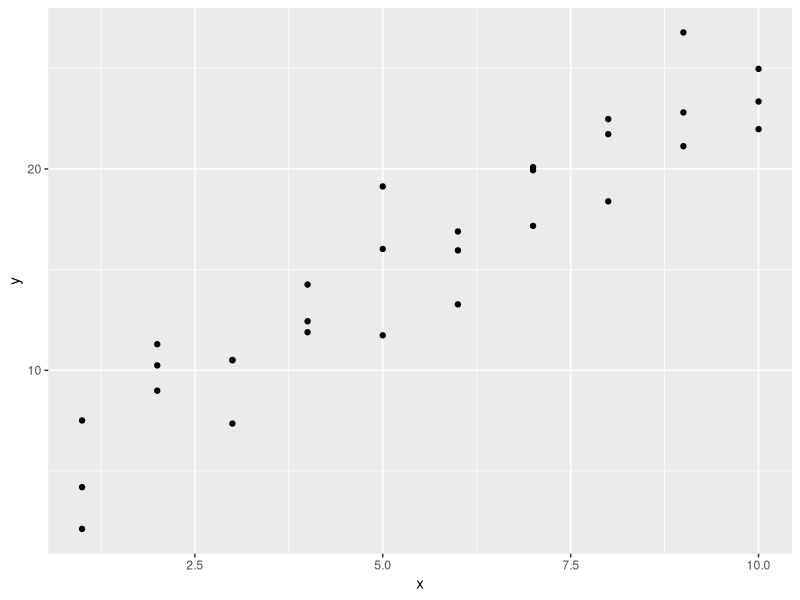
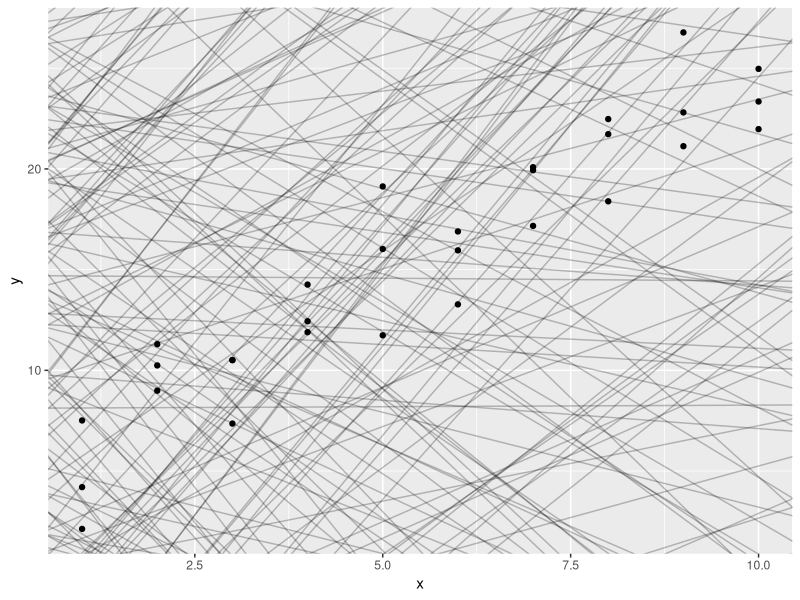
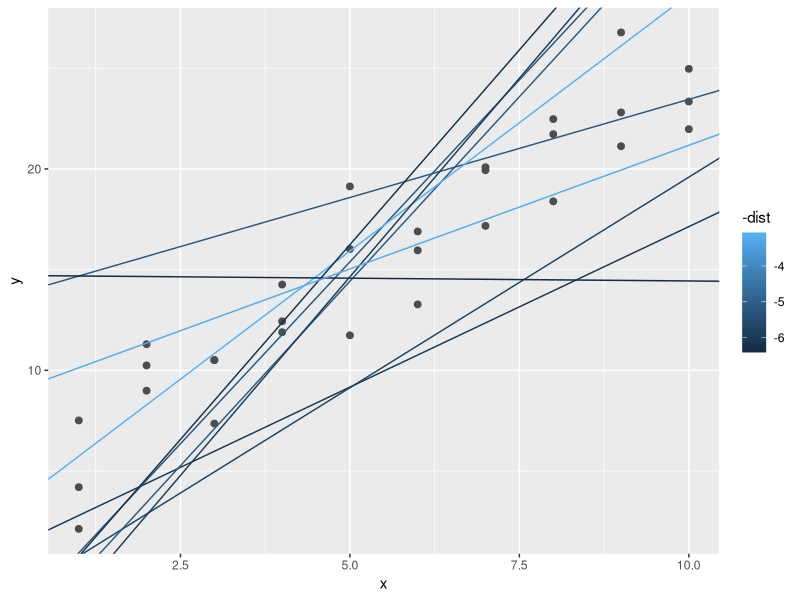
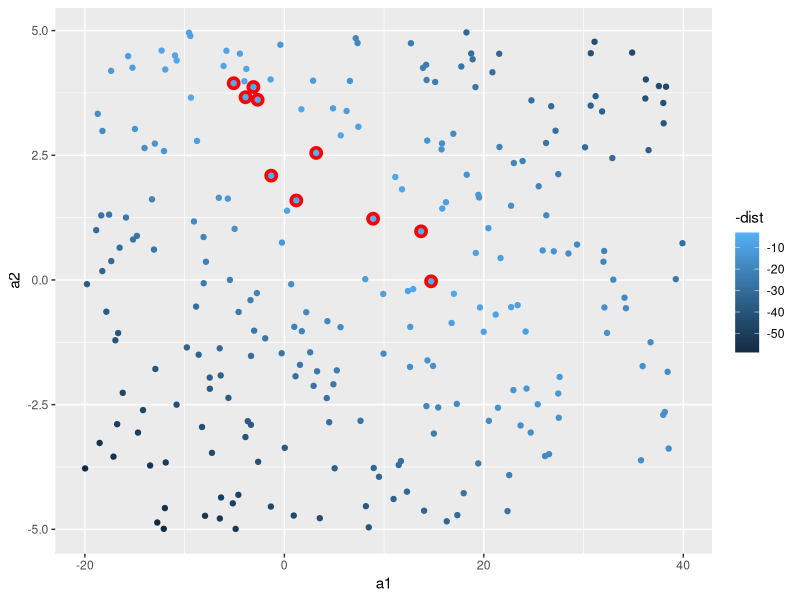
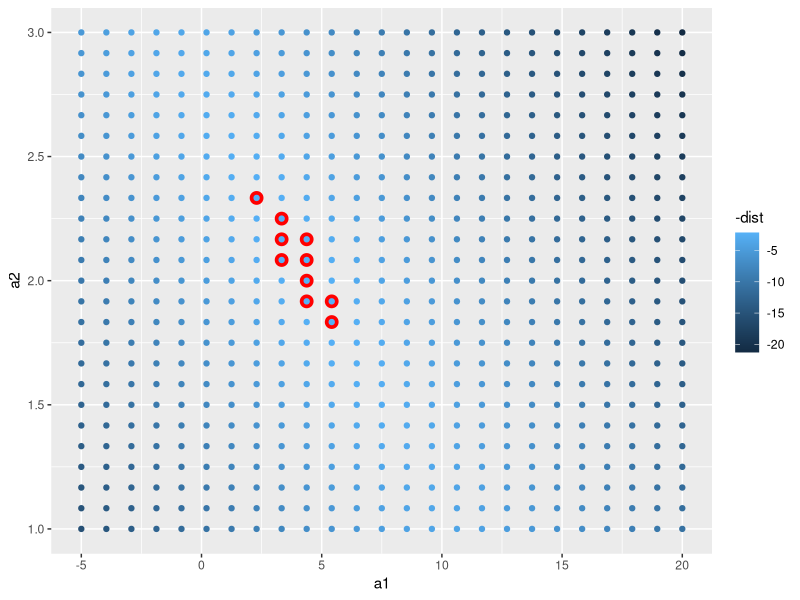
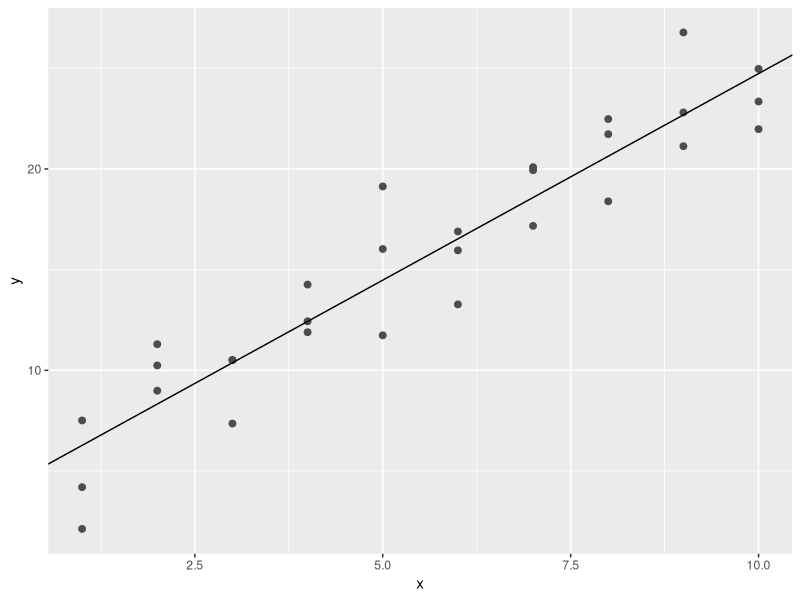
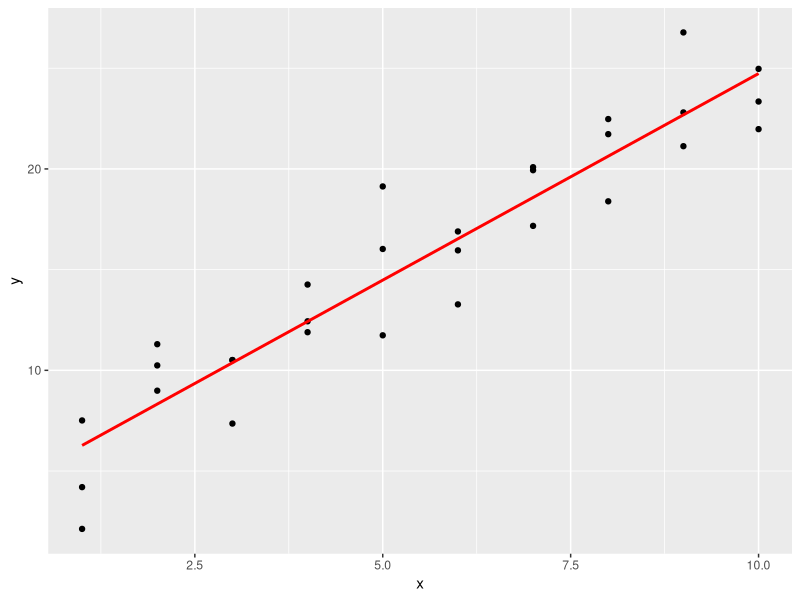
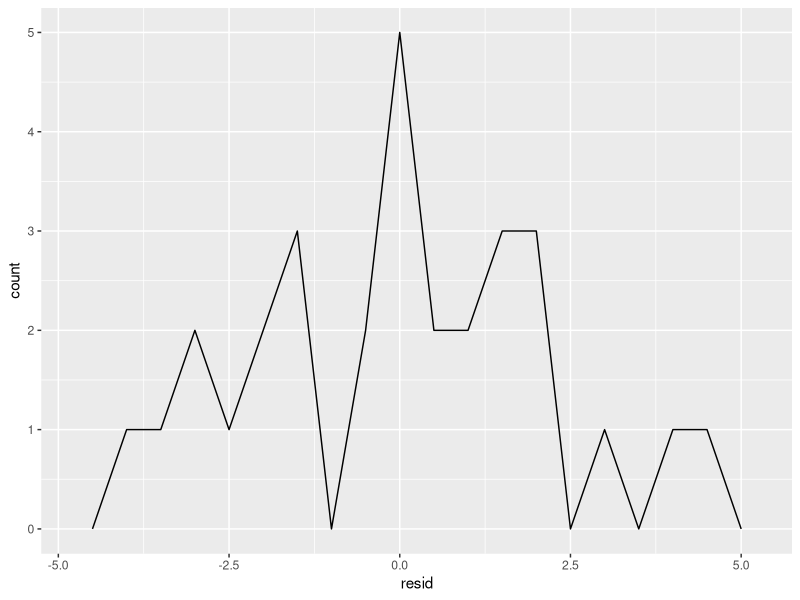

Reproduce these figures in R, in order.
library(tidyverse)
library(modelr)
#wraps around base R's functions to make them work naturally in a pipe

options(na.action = na.warn)
#In order to get a warning that missing values are dropped while estimating the model


ggplot(sim1, aes(x, y)) + 
  geom_point()

tibble(sim1)

#capture the pattern and make it explicit
#provide basic form of the model (linear relationship)

#generate random slopes and intercepts

models <- tibble(
  a1 = runif(250, -20, 40),
  a2 = runif(250, -5, 5)
)


ggplot(sim1, aes(x, y)) + 
  geom_abline(aes(intercept = a1, slope = a2), data = models, alpha = 1/4) +
  geom_point() 

#turn model family into R function

model1 <- function(a, data) {
  a[1] + data$x * a[2]
}
model1(c(7, 1.5), sim1)

#calculate a single number as measure of the 'distance'

measure_distance <- function(mod, data) {
  diff <- data$y - model1(mod, data)
  sqrt(mean(diff ^ 2))
}
measure_distance(c(7, 1.5), sim1)
#> [1] 2.665212

#Now for all the intercept slope vectors given by the simulated 'models'
#helper function sim1_dist is defined below that take the 2 dimensional parameter vector as argument for sim1 data only

sim1_dist <- function(a1, a2) {
  measure_distance(c(a1, a2), sim1)
}

#remember: map2(x,y,f) is basically f(x,y) element wise

models <- models %>% 
  mutate(dist = purrr::map2_dbl(a1, a2, sim1_dist))
models

#lower dist means better model (closer to data)

#10 best models

ggplot(sim1, aes(x, y)) + 
  geom_point(size = 2, colour = "grey30") + 
  geom_abline(
    aes(intercept = a1, slope = a2, colour = -dist), 
    data = filter(models, rank(dist) <= 10)
  )

#Treating the 250 models as observations

ggplot(models, aes(a1, a2)) +
  geom_point(data = filter(models, rank(dist) <= 10), size = 4, colour = "red") +
  geom_point(aes(colour = -dist))

#Zeroing in on the parameters a bit more systematically

grid <- expand.grid(
  a1 = seq(-5, 20, length = 25),
  a2 = seq(1, 3, length = 25)
) %>% 
  mutate(dist = purrr::map2_dbl(a1, a2, sim1_dist))

grid %>% 
  ggplot(aes(a1, a2)) +
  geom_point(data = filter(grid, rank(dist) <= 10), size = 4, colour = "red") +
  geom_point(aes(colour = -dist)) 

# Newton-Raphson using optim()
# first argument is the starting point
# par are the best set of parameters
# data=sim1 is the additional argument passed to the function measure_distance
# https://www.magesblog.com/post/2013-03-12-how-to-use-optim-in-r/


best <- optim(c(0, 0), measure_distance, data = sim1)
best$par

ggplot(sim1, aes(x, y)) + 
  geom_point(size = 2, colour = "grey30") + 
  geom_abline(intercept = best$par[1], slope = best$par[2])

#Alternatively one can use lm() for fitting general linear models

sim1_mod <- lm(y ~ x, data = sim1)
coef(sim1_mod)

#Visualizing models (understanding patterns)

# Visualizing predictions
#Generate an evenly-spaced grid of values

grid <- sim1 %>% 
  data_grid(x) 
grid

#Add predictions
grid <- grid %>% 
  add_predictions(sim1_mod) 
grid

#Plot predictions
ggplot(sim1, aes(x)) +
  geom_point(aes(y = y)) +
  geom_line(aes(y = pred), data = grid, colour = "red", size = 1)


#Visualizing residuals
#Add residuals to original dataset (actual y values needed)

sim1 <- sim1 %>% 
  add_residuals(sim1_mod)
sim1

#Check spread of residuals via a frequency polygon

ggplot(sim1, aes(resid)) + 
  geom_freqpoly(binwidth = 0.5)

#Plotting the residuals on the data (independent variable)
ggplot(sim1, aes(x, resid)) + 
  geom_ref_line(h = 0) +
  geom_point() 

#Formulas in R tutorial available @ https://www.datacamp.com/community/tutorials/r-formula-tutorial

df <- tribble(
  ~y, ~x1, ~x2,
  4, 2, 5,
  5, 1, 6
)


model_matrix(df, y ~ x1)

model_matrix(df, y ~ x1 - 1)

model_matrix(df, y ~ x1 + x2)

#Note that in the the above translations (formula to matrix) values of y do not matter

#Formula notation for categorical variables

df <- tribble(
  ~ sex, ~ response,
  "male", 1,
  "female", 2,
  "male", 1
)
model_matrix(df, response ~ sex)

#Formula notation for interactions

# Interactions: Continuous together with categorical predictors

ggplot(sim3, aes(x1, y)) + 
  geom_point(aes(colour = x2))

mod1 <- lm(y ~ x1 + x2, data = sim3)
mod2 <- lm(y ~ x1 * x2, data = sim3)


grid <- sim3 %>% 
  data_grid(x1, x2) %>% 
  gather_predictions(mod1, mod2)
grid


ggplot(sim3, aes(x1, y, colour = x2)) + 
  geom_point() + 
  geom_line(data = grid, aes(y = pred)) + 
  facet_wrap(~ model)

sim3 <- sim3 %>% 
  gather_residuals(mod1, mod2)

ggplot(sim3, aes(x1, resid, colour = x2)) + 
  geom_point() + 
  facet_grid(model ~ x2)

# Interactions: Continuous and Continuous

mod1 <- lm(y ~ x1 + x2, data = sim4)
mod2 <- lm(y ~ x1 * x2, data = sim4)

grid <- sim4 %>% 
  data_grid(
    x1 = seq_range(x1, 5), 
    x2 = seq_range(x2, 5) 
  ) %>% 
  gather_predictions(mod1, mod2)
grid

#Formula notation for transformations
# Use I() if transformation involves ^,*,-,+


df <- tribble(
  ~y, ~x,
  1,  1,
  2,  2, 
  3,  3
)
model_matrix(df, y ~ x^2 + x)
model_matrix(df, y ~ I(x^2) + x)

#Didn't quite get the model matrix after transformation by poly(x,2)
# Transformation involves a polynomial model (approximation using Taylor's theorem)

model_matrix(df, y ~ poly(x, 2))

library(splines)
model_matrix(df, y ~ ns(x, 2))
#Using natural splines since polynomials go outside the range

#Approximating a non-linear function
sim5 <- tibble(
  x = seq(0, 3.5 * pi, length = 50),
  y = 4 * sin(x) + rnorm(length(x))
)

ggplot(sim5, aes(x, y)) +
  geom_point()

mod1 <- lm(y ~ ns(x, 1), data = sim5)
mod2 <- lm(y ~ ns(x, 2), data = sim5)
mod3 <- lm(y ~ ns(x, 3), data = sim5)
mod4 <- lm(y ~ ns(x, 4), data = sim5)
mod5 <- lm(y ~ ns(x, 5), data = sim5)

grid <- sim5 %>% 
  data_grid(x = seq_range(x, n = 50, expand = 0.1)) %>% 
  gather_predictions(mod1, mod2, mod3, mod4, mod5, .pred = "y")

ggplot(sim5, aes(x, y)) + 
  geom_point() +
  geom_line(data = grid, colour = "red") +
  facet_wrap(~ model)
